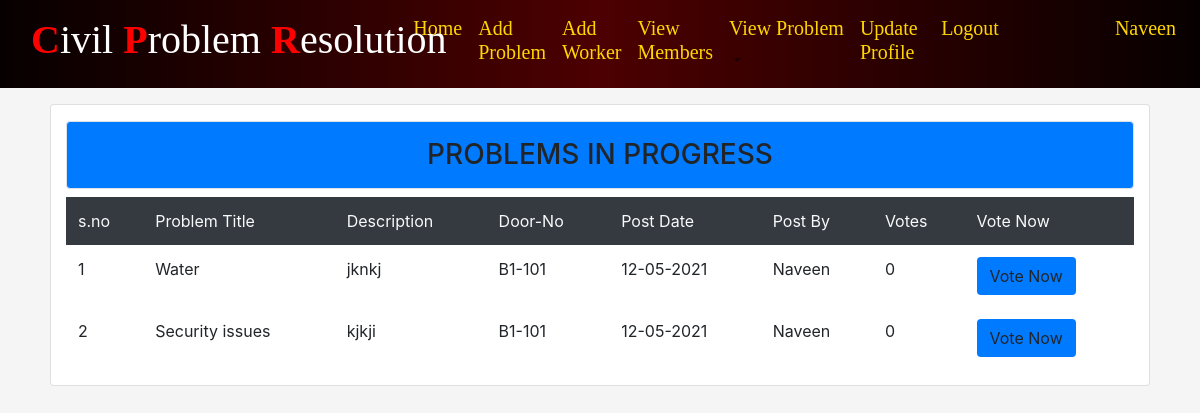
/pis/ (signed in), run on the app's committed database.
### CPRapp/models.py (models this page shows, shortened)
class Problem(models.Model):
	ptitle=models.CharField(max_length=200)
	pdesc=models.TextField()
	doorno=models.CharField(max_length=200)
	postdate=models.TextField(max_length=200,default='')
	postedby=models.CharField(max_length=200,default='')
	useremail=models.EmailField(max_length=200,default='')
	vote= models.IntegerField(default=0)
	pstatus=models.TextField(max_length=200,default='NotSolved')
	wassigned=models.CharField(max_length=200,default='')
	pamount=models.IntegerField(default=0)
	cfamount=models.IntegerField(default=0)
	xamount=models.IntegerField(default=0)
	estimatedtime=models.TextField(max_length=200,default='')
	paystatus=models.TextField(default=0)
	feedback=models.CharField(max_length=200,default='')

### CPRapp/views.py (the view)
# urls.py: path('pis/',views.pis,name="pis"),
@login_required
def pis(rq):
	data=Problem.objects.filter(pstatus="InProgress")
	return render(rq,'html/pis.html',{'info':data})

### CPRapp/templates/html/pis.html (shortened to what this page needs)
{% extends 'html/base.html' %}
{% block content %}
<div class="card col-md-11 mt-3 mx-auto"><h3 class="p-3 bg-primary text-center
mt-3 border rounded">PROBLEMS IN PROGRESS</h3>
	<table class="table table-borderless table-hover">
		<tr class="bg-dark text-light">
			<td>s.no</td>
			<td>Problem Title</td>
			<td>Description</td>
			<td>Door-No</td>
			<td>Post Date</td>
			<td>Post By</td>
			<td>Votes</td>
			{% if user.is_superuser %}
				<td>Resolve </td>
			{% else %}
			    <td>Vote Now</td>
			{% endif %}
		</tr>
		{% for i in info %}
		<tr>
			<td>{{forloop.counter}}</td>
			<td>{{i.ptitle}}</td>
			<td>{{i.pdesc}}</td>
			<td>{{i.doorno}}</td>
			<td>{{i.postdate}}</td>
			<td>{{i.postedby}}</td>
			<td>{{i.vote}}</td>
			{% if user.is_superuser %}
			   <td><a class=" btn bg-primary rounded" href="{% url 'updatestatus' i.id%}">Update Status</a></td>
			{% else %}
				<td><a class=" btn bg-primary rounded" href="{% url 'vote1' i.id%}">Vote Now</a></td>
			{% endif %}
		</tr>
		{% endfor %}
	</table>
</div>
{% endblock %}

### CPRapp/templates/html/navbar.html (shortened to what this page needs)
{% load static %}
<nav class="navbar navbar-expand-lg navbar-light nav-bk4">
  <div class="col-md-4"><a class="navbar-brand" href="{% url 'hm' %}">
    <h1 style="font-family:Verdana Bold; color:white;"><strong style="color:Red">C</strong>ivil <strong style="color:Red">P</strong>roblem <strong style="color:Red">R</strong>esolution</h1>
  </a></div>
 <div class="collapse navbar-collapse" id="collapsibleNavbar">
    <ul class="navbar-nav ">
    {% if not user.is_authenticated %}
    <li class="nav-item">
      <a class="nav-link" href="{% url 'hm' %}"><h3 style="color:Gold; font-family:Verdana Bold;">Home</h3></a>
    </li>
    <li class="nav-item">
      <a class="nav-link" href="{% url 'about' %}"><h3 style="color:Gold; font-family:Verdana Bold;">About</h3></a>
    </li>
    <li class="nav-item">
      <a class="nav-link" href="{% url 'contact' %}"><h3 style="color:Gold; font-family:Verdana Bold;">Contact Us</h3></a>
    </li>
    <li class="nav-item">
      <a class="nav-link" href="{% url 'achievements' %}"><h3 style="color:Gold; font-family:Verdana Bold;">Achievements</h3></a>
    </li>
    <li></li>
    <li class="nav-item">
      <a class="nav-link" href="{% url 'ulog' %}"><h3 style="color:Gold; font-family:Verdana Bold;">Login Here</h3></a>
    </li>
    <li></li>
    <li class="nav-item">
      <a class="nav-link" href="{% url 'reg' %}"><h3 style="color:Gold; font-family:Verdana Bold;">New User</h3></a>
    </li>
    <!-- <li class="nav-item">
      <a class="nav-link" href="{% url 'alog' %}"><h3 style="color:Gold; font-family:Verdana Bold;">Admin Login</h3></a>
    </li> -->
    <div class="col-sm-2 mx-auto"><img src="{% static 'images/lion.png' %}" alt="lion" style="margin-left :100px;width:50px;height:50px;border-radius:50%;background-color:transparent;">
  <Strong style="font-family:Brush Script MT;color:aqua;font-size:25px;margin-left:100px">Orion</Strong>
  </div>
    {% else %}
      {% if user.is_superuser %}
          <li class="nav-item">
          <a class="nav-link" href="{% url 'dash' %}"><h6 style="color:Gold; font-family:Verdana Bold;">Home</h6></a>
          </li>
          <li class="nav-item">
          <a class="nav-link" href="{% url 'newmem' %}"><h6 style="color:Gold; font-family:Verdana Bold;">Add New Member</h6></a>
          </li>
          <li class="dropdown">
                <a type="button" class="nav-link dropdown-toggle" data-toggle="dropdown">
                <h6 style="color:Gold; font-family:Verdana Bold;">Workers</h6>
              </a>
              <div class="dropdown-menu">
                <a class="nav-link" href="{% url 'addwork' %}"><h5 style="color:black; font-family:Verdana Bold;">Add Worker</h5></a>
                <a class="nav-link" href="{% url 'workview' %}"><h5 style="color:black; font-family:Verdana Bold;">View Worker</h5></a>
              </div>
        </li>
        <li class="dropdown">
                <a type="button" class="nav-link dropdown-toggle" data-toggle="dropdown">
                <h6 style="color:Gold; font-family:Verdana Bold;">BlockManagers</h6>
              </a>
              <div class="dropdown-menu">
                <a class="nav-link" href="{% url 'addfm' %}"><h6 style="color:black; font-family:Verdana Bold;">Add BlockManagers</h5></a>
                <a class="nav-link" href="{% url 'fmview' %}"><h6 style="color:black; font-family:Verdana Bold;">View BlockManagers</h5></a>
              </div>
        </li>
          <li class="nav-item">
          <a class="nav-link" href="{% url 'userview' %}"><h6 style="color:Gold; font-family:Verdana Bold;">View Users</h6></a>
          </li>
          <li class="nav-item">
          <a class="nav-link" href="{% url 'memview' %}"><h6 style="color:Gold; font-family:Verdana Bold;">View Members</h6></a>
          </li>
          <li class="dropdown">
                <a type="button" class="nav-link dropdown-toggle" data-toggle="dropdown">
                <h6 style="color:Gold; font-family:Verdana Bold;">Problems</h6>
              </a>
              <div class="dropdown-menu">
                <a class="dropdown-item" href="{% url 'pns' %}"><h5 style="color:black; font-family:Verdana Bold;">Problems Not Solved</h5></a>
                <a class="dropdown-item" href="{% url 'pis' %}"><h5 style="color:black; font-family:Verdana Bold;">Problems in Progress</h5></a>
                <a class="dropdown-item" href="{% url 'ps' %}"><h5 style="color:black; font-family:Verdana Bold;">Problems Resolved</h5></a>
                <a class="dropdown-item" href="{% url 'allpro' %}"><h5 style="color:black; font-family:Verdana Bold;">View All Problems</h5></a>
              </div>
        </li>
        <li class="nav-item">
          <a class="nav-link" href="{% url 'contview' %}"><h6 style="color:Gold; font-family:Verdana Bold;">View Contact</h6></a>
        </li>
        <li class="nav-item">
            <a class="nav-link" href="{% url 'logo' %}"><h6 style="color:Gold; font-family:Verdana Bold;">Logout</h6></a>
        </li>
        <li class="nav-item" style="margin-left:70px">
            <a class="nav-link" href="#"><h4 style="color:Gold; font-family:Verdana Bold;">{{request.user.username}}</h4></a>
        </li>
      {% else %}
          <li class="nav-item">
            <a class="nav-link" href="{% url 'dash' %}"><h5 style="color:Gold; font-family:Verdana Bold;">Home</h5></a>
          </li>
          <li class="nav-item">
            <a class="nav-link" href="{% url 'addpro' %}"><h5 style="color:Gold; font-family:Verdana Bold;">Add Problem</h5></a>
          </li>
          <li class="nav-item">
            <a class="nav-link" href="{% url 'addwork' %}"><h5 style="color:Gold; font-family:Verdana Bold;">Add Worker</h5></a>
          </li>
          <li class="nav-item">
            <a class="nav-link" href="{% url 'memview' %}"><h5 style="color:Gold; font-family:Verdana Bold;">View Members</h5></a>
          </li>
          <li class="dropdown">
                <a type="button" class="nav-link dropdown-toggle" data-toggle="dropdown">
                <h5 style="color:Gold; font-family:Verdana Bold;">View Problem</h5>
              </a>
        </li>
        <li class="nav-item">
            <a class="nav-link" href="{% url 'upf' %}"><h5 style="color:Gold; font-family:Verdana Bold;">Update Profile</h5></a>
        </li>
        <li class="nav-item">
            <a class="nav-link" href="{% url 'logo' %}"><h5 style="color:Gold; font-family:Verdana Bold;">Logout</h5></a>
        </li>
        <li class="nav-item" style="margin-left:100px">
            <a class="nav-link" href="#"><h5 style="color:Gold; font-family:Verdana Bold;">{{request.user.username}}</h5></a>
        </li>
      {% endif %}
{% endif %}
</ul>
</div>
</nav>

### CPRapp/templates/html/navbar.html (style rules this page uses)
.nav-bk4 { background: #070000; background: -webkit-linear-gradient(to right, #070000, #4C0001, #070000); background: linear-gradient(to right, #070000, #4C0001, #070000); }

### data on the page
Problem: ptitle "Water", pdesc "jknkj", doorno "B1-101", postdate "12-05-2021", postedby "Naveen", vote "0"
Problem: ptitle "Security issues", pdesc "kjkji", doorno "B1-101", postdate "12-05-2021", postedby "Naveen", vote "0"

### other printed values
{{ request.user.username }} "Naveen"
